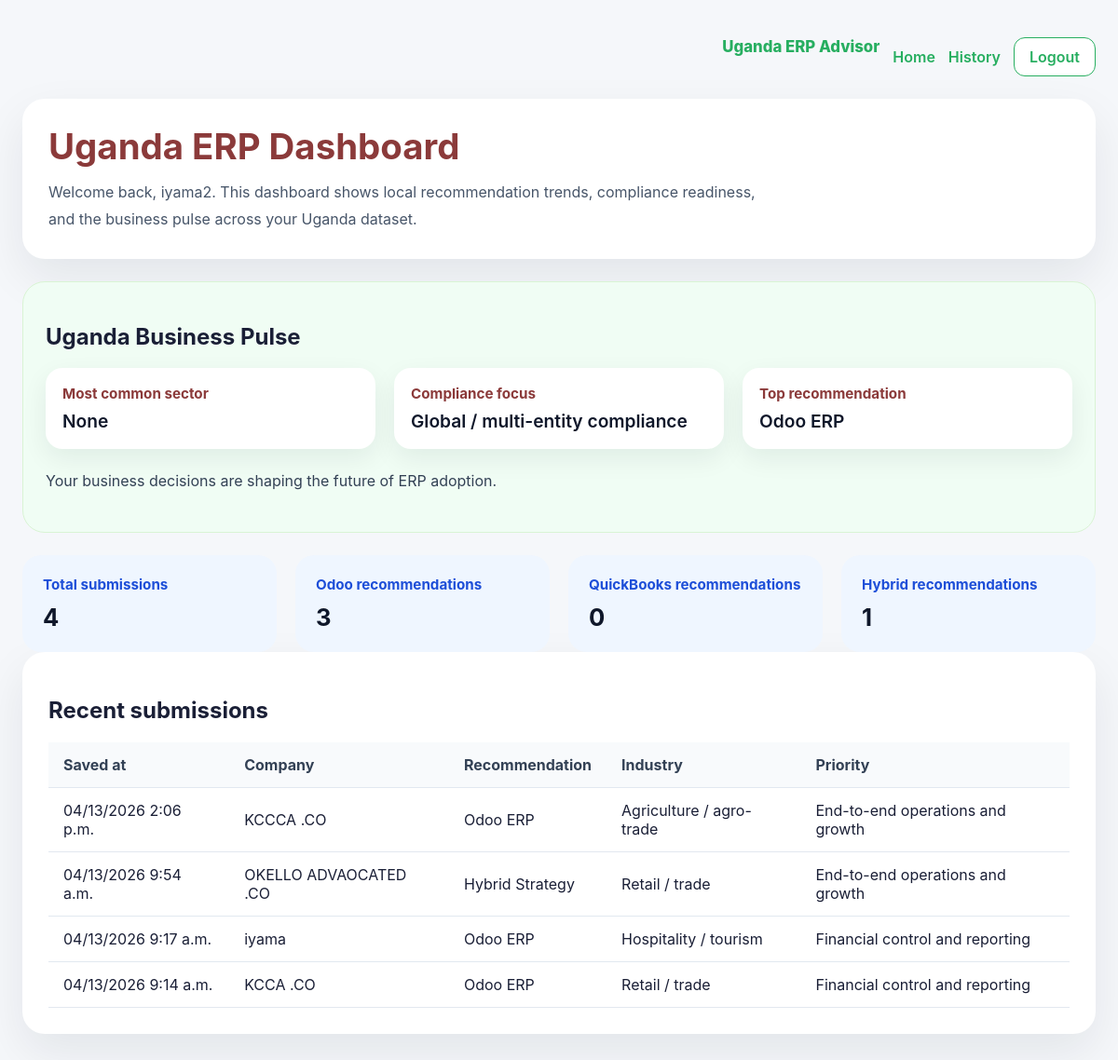
The page /dashboard/ (signed in) on the database its author committed.
### guide/models.py (models this page shows, shortened)
class Decision(models.Model):
    user = models.ForeignKey(
        User, on_delete=models.CASCADE, null=True, blank=True)
    company_name = models.CharField(max_length=120, blank=True)
    industry = models.ForeignKey(
        Industry, on_delete=models.SET_NULL, null=True, blank=True)
    answers = models.JSONField(default=dict)  # Store all answers
    recommendation = models.CharField(max_length=120)
    explanation = models.TextField()
    confidence_score = models.FloatField(default=0.0)
    created_at = models.DateTimeField(auto_now_add=True)
    updated_at = models.DateTimeField(auto_now=True)
    ANSWER_LABELS = {
        'priority': {
            'accounting': 'Financial control and reporting',
            'mixed': 'Finance + operations oversight',
            'operations': 'End-to-end operations and growth',
        },
        'complexity': {
            'low': 'Standard accounting workflows',
            'medium': 'Integrated finance and operations',
            'high': 'Complex cross-functional processes',
        },
        'growth': {
            'stable': 'Stable with predictable demand',
            'growing': 'Steady expansion',
            'scaling': 'Rapid scaling and new markets',
        },
        'integration': {
            'low': 'Accounting only',
            'medium': 'Finance plus sales or inventory',
            'high': 'Multi-team operational workflows',
        },
        'industry': {
            'services': 'Professional services',
            'trade': 'Retail / trade',
            'manufacturing': 'Manufacturing / production',
            'agriculture': 'Agriculture / agro-trade',
            'hospitality': 'Hospitality / tourism',
        },
        'business_size': {
            'small': 'Small / emerging entity',
            'medium': 'Mid-market organisation',
            'large': 'Large / complex enterprise',
        },
        'budget': {
            'rapid': 'Fast launch with tight budget',
            'balanced': 'Balanced cost and delivery',
            'strategic': 'Strategic transformation investment',
        },
        'compliance': {
            'standard': 'Single-country compliance',
            'regional': 'Regional or multi-office',
            'global': 'Global / multi-entity',
        },
    }
    def _get_answer_display(self, key):
        value = self.answers.get(key)
        if not value:
            return 'Not specified'
        if key == 'industry' and self.industry:
            return self.industry.name
        return self.ANSWER_LABELS.get(key, {}).get(value, str(value))
    def get_priority_display(self):
        return self._get_answer_display('priority')
    def get_industry_display(self):
        return self._get_answer_display('industry')

### guide/views.py (the view)
# urls.py: path('dashboard/', dashboard, name='dashboard'),
@login_required
def dashboard(request):
    user_decisions = Decision.objects.filter(user=request.user)
    recent = user_decisions.order_by('-created_at')[:10]
    totals = {
        'total': user_decisions.count(),
        'odoo': user_decisions.filter(recommendation__icontains='Odoo').count(),
        'quickbooks': user_decisions.filter(recommendation__icontains='QuickBooks').count(),
        'hybrid': user_decisions.filter(recommendation__icontains='Hybrid').count(),
    }
    industry_stats = user_decisions.values('industry__name').annotate(
        count=Count('id')).order_by('-count')
    top_industry = industry_stats[0] if industry_stats else None
    compliance_counts = {}
    for decision in user_decisions:
        compliance = decision.answers.get('compliance')
        if compliance:
            compliance_counts[compliance] = compliance_counts.get(
                compliance, 0) + 1
    top_compliance = max(
        compliance_counts, key=compliance_counts.get) if compliance_counts else None
    compliance_map = {
        'standard': 'Standard local compliance',
        'regional': 'Regional or multi-office',
        'global': 'Global / multi-entity compliance',
    }
    top_recommendation = 'Hybrid Strategy'
    if totals['odoo'] >= totals['quickbooks'] and totals['odoo'] >= totals['hybrid']:
        top_recommendation = 'Odoo ERP'
    elif totals['quickbooks'] >= totals['odoo'] and totals['quickbooks'] >= totals['hybrid']:
        top_recommendation = 'QuickBooks Online'
    report = {
        'top_industry_label': top_industry['industry__name'] if top_industry else 'N/A',
        'top_industry_count': top_industry['count'] if top_industry else 0,
        'top_compliance_label': compliance_map.get(top_compliance, 'N/A') if top_compliance else 'N/A',
        'top_compliance_count': compliance_counts.get(top_compliance, 0) if top_compliance else 0,
        'top_recommendation': top_recommendation,
        'local_message': 'Your business decisions are shaping the future of ERP adoption.',
    }
    return render(request, 'dashboard.html', {'recent': recent, 'totals': totals, 'report': report})

### guide/templates/dashboard.html (shortened to what this page needs)
<!DOCTYPE html>
<html>
<head>
</head>
<body>
<div class="page">
    <div class="top-nav">
        <div class="brand">Uganda ERP Advisor</div>
        <div class="nav-links">
            <a href="{% url 'index' %}">Home</a>
            <a href="{% url 'history' %}">History</a>
            <a href="{% url 'user_logout' %}" class="button">Logout</a>
        </div>
    </div>
    <div class="card hero">
        <h1>Uganda ERP Dashboard</h1>
        <p>Welcome back, {{ request.user.get_username }}. This dashboard shows local recommendation trends, compliance readiness, and the business pulse across your Uganda dataset.</p>
    </div>
    <div class="report-card">
        <h2>Uganda Business Pulse</h2>
        <div class="report-grid">
            <div>
                <h4>Most common sector</h4>
                <p>{{ report.top_industry_label }}</p>
            </div>
            <div>
                <h4>Compliance focus</h4>
                <p>{{ report.top_compliance_label }}</p>
            </div>
            <div>
                <h4>Top recommendation</h4>
                <p>{{ report.top_recommendation }}</p>
            </div>
        </div>
        <p class="report-summary">{{ report.local_message }}</p>
    </div>
    <div class="stats">
        <div class="stat-box">
            <h3>Total submissions</h3>
            <p>{{ totals.total }}</p>
        </div>
        <div class="stat-box">
            <h3>Odoo recommendations</h3>
            <p>{{ totals.odoo }}</p>
        </div>
        <div class="stat-box">
            <h3>QuickBooks recommendations</h3>
            <p>{{ totals.quickbooks }}</p>
        </div>
        <div class="stat-box">
            <h3>Hybrid recommendations</h3>
            <p>{{ totals.hybrid }}</p>
        </div>
    </div>
    <div class="card">
        <h2>Recent submissions</h2>
        <table class="table">
            <thead>
                <tr>
                    <th>Saved at</th>
                    <th>Company</th>
                    <th>Recommendation</th>
                    <th>Industry</th>
                    <th>Priority</th>
                </tr>
            </thead>
            <tbody>
                {% for item in recent %}
                <tr>
                    <td>{{ item.created_at|date:'SHORT_DATETIME_FORMAT' }}</td>
                    <td>{{ item.company_name|default:'–' }}</td>
                    <td>{{ item.recommendation }}</td>
                    <td>{{ item.get_industry_display }}</td>
                    <td>{{ item.get_priority_display }}</td>
                </tr>
                {% endfor %}
            </tbody>
        </table>
    </div>
</div>
</body>
</html>

### guide/templates/dashboard.html (style rules this page uses)
body { margin: 0; font-family: Inter, system-ui, -apple-system, BlinkMacSystemFont, 'Segoe UI', sans-serif; background: #f5f7fa; color: #1a1f36; }
.page { max-width: 1180px; margin: 0 auto; padding: 40px 24px; }
.top-nav { display: flex; justify-content: flex-end; gap: 14px; margin-bottom: 24px; }
.top-nav a { color: #27AE60; text-decoration: none; font-weight: 600; }
.top-nav a.button { border: 1px solid #27AE60; padding: 10px 16px; border-radius: 12px; background: white; }
.brand { font-weight: 800; color: #27AE60; font-size: 1.05rem; }
.nav-links { display: flex; gap: 14px; align-items: center; }
.report-card { background: #f0fdf4; border: 1px solid #d9f4d4; border-radius: 24px; padding: 24px; margin-bottom: 24px; }
.report-grid { display: grid; grid-template-columns: repeat(3, minmax(0, 1fr)); gap: 20px; margin-top: 18px; }
.report-grid div { background: white; padding: 18px; border-radius: 18px; box-shadow: 0 10px 28px rgba(15, 23, 42, 0.07); }
.report-grid h4 { margin: 0 0 8px; font-size: 0.95rem; color: #8B3A3A; }
.report-grid p { margin: 0; font-size: 1.2rem; color: #0f172a; font-weight: 600; }
.report-summary { margin-top: 20px; color: #334155; line-height: 1.8; }
.card { background: white; border-radius: 24px; padding: 28px; box-shadow: 0 20px 50px rgba(15, 23, 42, 0.08); margin-bottom: 24px; }
.hero h1 { font-size: 2.4rem; margin: 0 0 12px; color: #8B3A3A; }
.hero p { margin: 0; color: #475569; line-height: 1.8; max-width: 760px; }
.stats { display: grid; grid-template-columns: repeat(4, minmax(0, 1fr)); gap: 20px; margin-top: 24px; }
.stat-box { background: #eff6ff; border-radius: 20px; padding: 22px; }
.stat-box h3 { margin: 0 0 10px; font-size: 0.95rem; color: #1d4ed8; }
.stat-box p { margin: 0; font-size: 1.6rem; font-weight: 700; color: #0f172a; }
.table { width: 100%; border-collapse: collapse; margin-top: 18px; }
.table th, .table td { padding: 14px 16px; border-bottom: 1px solid #e2e8f0; text-align: left; }
.table th { background: #f8fafc; color: #334155; font-weight: 700; }

### rows shown on the page
Decision: created_at "04/13/2026 2:06 p.m.", company_name "KCCCA .CO", recommendation "Odoo ERP", industry "Agriculture / agro-trade", priority "End-to-end operations and growth"
Decision: created_at "04/13/2026 9:54 a.m.", company_name "OKELLO ADVAOCATED .CO", recommendation "Hybrid Strategy", industry "Retail / trade", priority "End-to-end operations and growth"
Decision: created_at "04/13/2026 9:17 a.m.", company_name "iyama", recommendation "Odoo ERP", industry "Hospitality / tourism", priority "Financial control and reporting"
Decision: created_at "04/13/2026 9:14 a.m.", company_name "KCCA .CO", recommendation "Odoo ERP", industry "Retail / trade", priority "Financial control and reporting"

### other values the page prints
{{ request.user.get_username }} "iyama2"
{{ report.top_industry_label }} "None"
{{ report.top_compliance_label }} "Global / multi-entity compliance"
{{ report.top_recommendation }} "Odoo ERP"
{{ report.local_message }} "Your business decisions are shaping the future of ERP adoption."
{{ totals.total }} "4"
{{ totals.odoo }} "3"
{{ totals.quickbooks }} "0"
{{ totals.hybrid }} "1"
